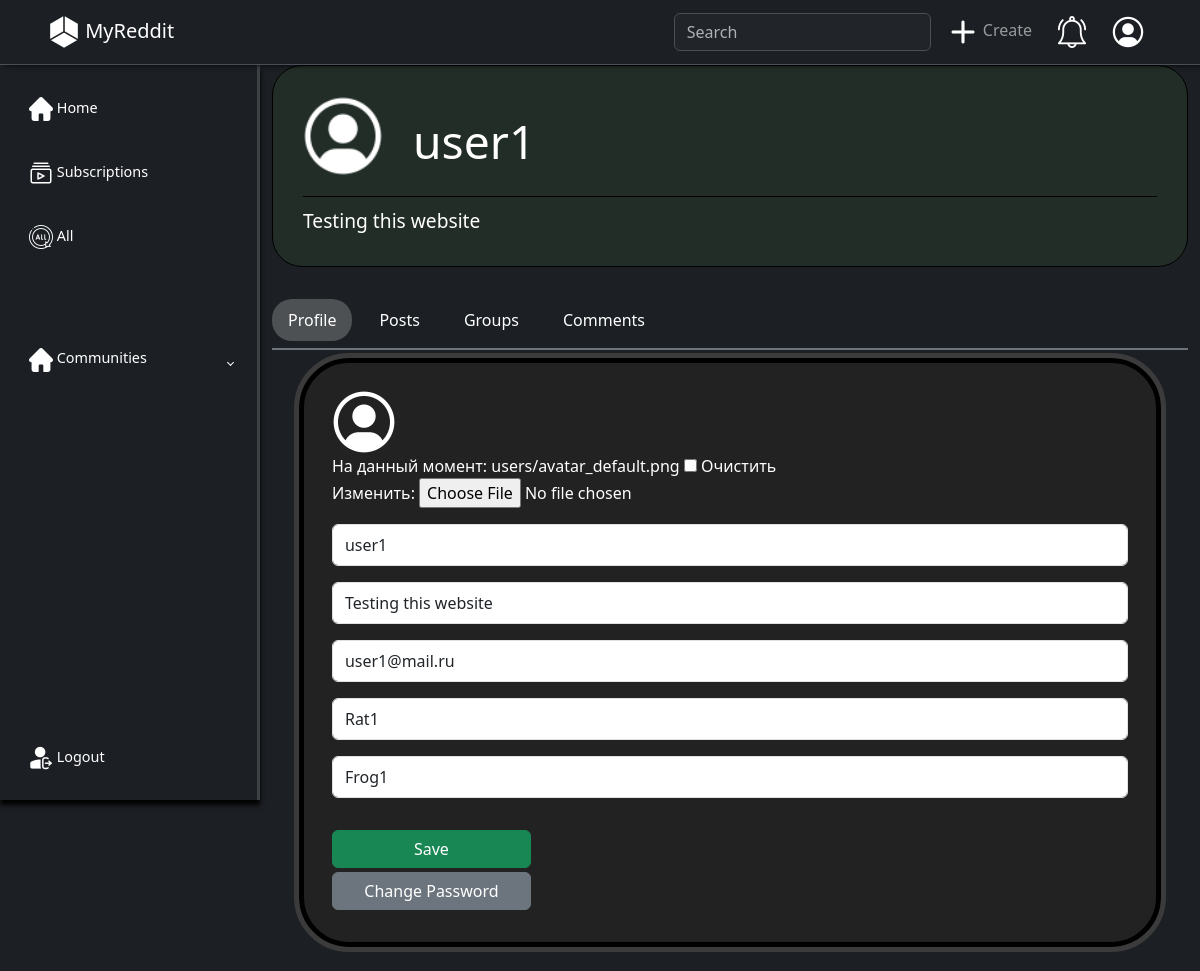
The page /users/profile/2/ (signed in) on the database as committed earlier.
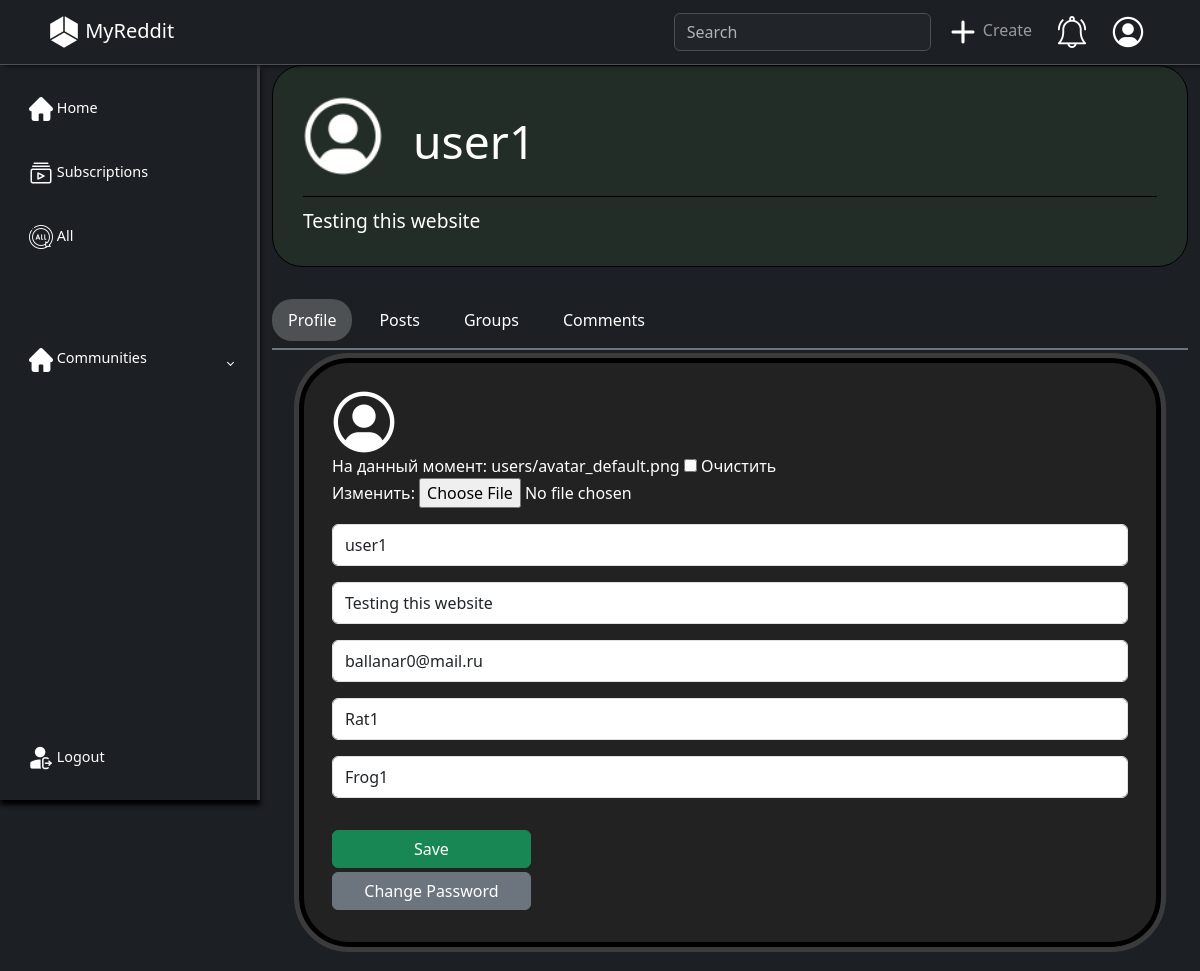
The same page on the database as committed later.
### users/models.py (models this page shows, shortened)
class User(AbstractUser):
    avatar = models.ImageField(upload_to="users/%Y/%m/%d/", blank=True, null=True, verbose_name='Фото', default=DEFAULT_USER_IMAGE)
    status = models.CharField(max_length=80, default='', blank=True, null=True, verbose_name='Статус')
    groups = models.ManyToManyField('main.Group', blank=True, related_name='groups', verbose_name='Группы')
    likes = models.ManyToManyField('main.Post', blank=True, related_name='liked', verbose_name='Лайки')

### users/views.py (the view)
# urls.py: path('profile/<int:pk>/', views.ProfileView.as_view(), name='profile'),
class ProfileView(LoginMixn, DetailView, UpdateView):
    template_name = 'users/profile.html'
    context_object_name = 'userp'
    form_class = UpdateUserForm
    def get_object(self, queryset = None):
        if field := self.kwargs.get(self.pk_url_kwarg):
            return get_object_or_404(get_user_model(), pk=field)
        elif field := self.kwargs.get(self.slug_url_kwarg):
            return get_object_or_404(get_user_model(), username=field)
    def get_context_data(self, **kwargs):
        context =  super().get_context_data(**kwargs)
        context['title'] = context[self.context_object_name].username
        return context

### users/forms.py
class UpdateUserForm(forms.ModelForm):
    avatar = forms.ImageField(required=False, label='Photo')
    username = forms.CharField(label='', widget=forms.TextInput(attrs={'class': 'form-control my-3 py-2', 'placeholder': 'Username'}))
    status = forms.CharField(label='', required=False, widget=forms.TextInput(attrs={'class': 'form-control my-3 py-2', 'placeholder': 'Status'}))
    email = forms.CharField(label='', widget=forms.TextInput(attrs={'class': 'form-control my-3 py-2', 'placeholder': 'Email'}))
    first_name = forms.CharField(label='', required=False, widget=forms.TextInput(attrs={'class': 'form-control my-3 py-2', 'placeholder': 'First Name'}))
    last_name = forms.CharField(label='', required=False, widget=forms.TextInput(attrs={'class': 'form-control my-3 py-2', 'placeholder': 'Last Name'}))
    class Meta:
        model = get_user_model()
        fields = ['avatar', 'username', 'status', 'email', 'first_name', 'last_name']

### main/templatetags/main_tags.py (called while the page is built)
@register.simple_tag(name='md_html')
def madrdown_to_html(text):
    html_content = markdown(text, extensions=['extra', 'fenced_code', 'tables'])
    return mark_safe(html_content)

@register.simple_tag(name='searchbar')
def get_searchbar():
    lst = []
    for i in searchbar.keys():
        lst.append({'name': i, 'title': searchbar[i]['title']})
    return lst

### users/templates/users/profile.html (shortened to what this page needs)
{% extends "base.html" %}
{% block content %}
<div class="profile">
    <div class="profile-header">
        <div class='p-h-top'>
            <div class="profile-photo">
                <img src="{{ userp.avatar.url }}">
            </div>
            <span>{{ userp.username }}</span>
        </div>
        <div class='p-h-bottom'>
            <div class="profile-status">
                <span>
                    {% if userp.status %}
                    {{userp.status}}
                    {% else %}
                    ...
                    {% endif %}
                </span>
            </div>
        </div>
    </div>
    <div class="profile-main my-4">
        <div class="profile-main-header">
            <nav>
                <div class="nav nav-tabs py-2 my-2 border-secondary border-2" id="nav-tab" role="tablist">
                  <button class="nav-link active " id="nav-profile-tab" data-bs-toggle="tab" data-bs-target="#nav-profile" type="button" role="tab" aria-controls="nav-profile" aria-selected="true">Profile</button>
                  <button class="nav-link" id="nav-posts-tab" data-bs-toggle="tab" data-bs-target="#nav-posts" type="button" role="tab" aria-controls="nav-posts" aria-selected="false">Posts</button>
                  <button class="nav-link" id="nav-groups-tab" data-bs-toggle="tab" data-bs-target="#nav-groups" type="button" role="tab" aria-controls="nav-groups" aria-selected="false">Groups</button>
                  <button class="nav-link" id="nav-comments-tab" data-bs-toggle="tab" data-bs-target="#nav-comments" type="button" role="tab" aria-controls="nav-comments" aria-selected="false">Comments</button>
                </div>
            </nav>
        </div>
        <div class="profile-content">
            <div class="tab-content" id="nav-tabContent">
                <div class="tab-pane fade show active" id="nav-profile" role="tabpanel" aria-labelledby="nav-profile-tab" tabindex="0">
                    {% include "users/includes/profile.html" %}
                </div>
            </div>
        </div>
    </div>
</div>
{% endblock content %}

### templates/base.html (shortened to what this page needs)
{% load static %}
{% load main_tags %}
<!DOCTYPE html>
<html lang="en">
<head>
    <link href="{% static "css/bootstrap.min.css" %}" rel="stylesheet">
    <link href="{% static "css/style.css" %}" rel="stylesheet">
</head>
<body class='bg-dark text-white'>
    <nav class="navbar bg-dark border-bottom border-body navbar-expand-md px-5 sticky-top" data-bs-theme="dark" id='main-menu'>
        <a href="{% url "home" %}" class='navbar-brand'>
            <img src="{% static "images/logo32.png" %}">
            MyReddit
        </a>
            <div class="collapse navbar-collapse justify-content-end align-center" id="main-nav">
                <div class="searchbar">
                    {% searchbar as search %}
                    <form action='{% url "search" %}'>
                        <a class="has-dropdown collapsed" data-bs-toggle="collapse" data-bs-target="#searcher" aria-expanded="false" aria-controls="searcher">
                            <input autocomplete="off" name='inp' type="search" class="form-control" placeholder="Search">
                        </a>
                    </form>
                </div>
                <ul class="navbar-nav">
                    <li class="nav-item ms-2 d-none d-md-inline hover-shadow">
                        <a href="{% url "add_post" %}" class="nav-link">
                            <img src="{% static "images/create.png" %}">
                            <span>Create</span>
                        </a>
                    </li>
                    <li class="nav-item ms-2 d-none d-md-inline hover-shadow notifications">
                        <a class="nav-link has-dropdown collapsed" data-bs-toggle="collapse" data-bs-target="#notif" aria-expanded="false" aria-controls="notif">
                            <img src="{% static "images/notification.png" %}">
                        </a>
                    </li>
                    <li class="nav-item ms-2 d-none d-md-inline hover-shadow">
                        <a href="{% url "users:profile" user.id %}" class="nav-link">
                            <img class='nav-avatar' src="{{ user.avatar.url }}">
                        </a>
                    </li>
                </ul>
            </div>
    </nav>
    <div class="wrapper">
        <aside id="sidebar" class='expand'>
            <ul class="sidebar-nav">
                <li class="sidebar-item">
                    <a href="{% url "home" %}" class="sidebar-link">
                        <img src="{% static "images/home_btn.png" %}">
                        <span>Home</span>
                    </a>
                </li>
                <li class="sidebar-item">
                    <a href="{% url "subscriptions" %}" class="sidebar-link">
                        <img src="{% static "images/subscriptions_btn.png" %}">
                        <span>Subscriptions</span>
                    </a>
                </li>
                <li class="sidebar-item">
                    <a href="{% url "all_home" %}" class="sidebar-link">
                        <img src="{% static "images/all_btn.png" %}">
                        <span>All</span>
                    </a>
                </li>
                <br><br>
                <li class="sidebar-item" id='communities'>
                    <a href="#" class="sidebar-link has-dropdown collapsed" data-bs-toggle="collapse" data-bs-target="#comm" aria-expanded="false" aria-controls="comm">
                        <img src="{% static "images/home_btn.png" %}">
                        <span>Communities</span>
                    </a>
                </li>
            <div class="sidebar-footer">
                <a href="{% url "users:logout" %}" class="sidebar-link">
                    <img src="{% static "images/logout_btn.png" %}">
                    <span>Logout</span>
                </a>
            </div>
        </aside>
        <div class="main container-xxl">
            {% block content %}{% endblock content %}
        </div>
    </div>
</body>
</html>

### main/templates/main/includes/group_mini.html (shortened to what this page needs)
{% load static %}

### users/templates/users/includes/profile.html (shortened to what this page needs)
{% load static %}
<div class="profile-profile">
    {% if user.pk == userp.pk %}
    <img src="{{ userp.avatar.url }}" class='profile-img'>
    <form method="POST", enctype='multipart/form-data'>
        {% for f in form %}
        {{ f }}
        {% endfor %}
        <button class="btn btn-success mt-3 w-25">Save</button>
    </form>
    <a class="btn btn-secondary my-1 w-25" href="{% url "users:password_change" %}">Change Password</a>
    {% endif %}
</div>

### main/templates/main/includes/post.html (shortened to what this page needs)
{% load static %}
{% load main_tags %}

### users/templates/users/includes/group.html (shortened to what this page needs)
{% load static %}

### main/static/css/style.css (style rules this page uses)
#main-menu { border-bottom: 3px #3d4143 solid; box-shadow: 5px 0px 5px black; background-color: rgb(28, 31, 36) !important; }
a { text-decoration: none; }
li { list-style: none; }
.wrapper { display: flex; }
.main { min-height: 100vh; width: 100%; overflow: hidden; transition: all 0.35s ease-in-out; }
#sidebar { width: 70px; min-width: 70px; z-index: 1000; transition: all 0.25s ease-in-out; display: flex; flex-direction: column; border-right: 3px #3d4143 solid; box-shadow: 0px 5px 5px black; }
#sidebar { height: calc(100vh - 65px); --offset: calc(3rem + 17px); align-self: start; position: sticky; position: -webkit-sticky; top: var(--offset); }
#sidebar.expand { width: 260px; min-width: 260px; }
.sidebar-nav { margin-top: -20px; padding: 2rem 0; flex: 1 1 auto; }
.sidebar-nav > li { margin: 10px 0 20px 0; }
a.sidebar-link { padding: 0.625rem 1.625rem; color: #fff; display: block; font-size: 0.9rem; white-space: nowrap; border-left: 3px solid transparent; }
.sidebar-item { position: relative; }
#sidebar.expand .sidebar-link[data-bs-toggle="collapse"]::after { border: solid; border-width: 0 0.075rem 0.075rem 0; content: ""; display: inline-block; padding: 2px; position: absolute; right: 1.5rem; top: 1.4rem; transform: rotate(-135deg); transition: all 0.2s ease-out; }
#sidebar.expand .sidebar-link[data-bs-toggle="collapse"].collapsed::after { transform: rotate(45deg); transition: all 0.2s ease-out; }
.sidebar-footer { position: absolute; bottom: 0; margin-bottom: 20px; }
a { color: white; }
.group-header, .profile-header { margin: auto; background-color: #29412967; padding: 30px; border-radius: 30px; border: 1px solid black; }
.g-h-top, .p-h-top { display: flex; }
.profile-profile { padding: 3%; border-radius: 50px; border: 5px solid black; outline: 5px solid rgb(59, 59, 59); margin: 0 3%; background-color: rgb(34, 34, 34); }
.group-photo img, .profile-photo img { width: 80px; margin-right: 30px; }
.g-h-top, .p-h-top { border-bottom: 1px solid black; margin-bottom: 10px; padding-bottom: 20px; }
.g-h-top, .group-header span, .p-h-top, .profile-header span { margin-top: auto; font-size: 170%; }
.g-h-bottom span, .p-h-bottom span { font-size: 120%; }
.nav .nav-link { color: white; border-radius: 20px; margin-right: 10px; }
.nav .active { background-color: #4d5153 !important; border: none; color: white !important; }
.profile-img { max-width: 500px; }
.nav-avatar { width: 32px; height: 32px; }
.wrapper { background-color: rgb(28, 31, 36); }

Rows that differ between the two databases and show on the page:
changed User "user1": email "user1@mail.ru" → "ballanar0@mail.ru"
